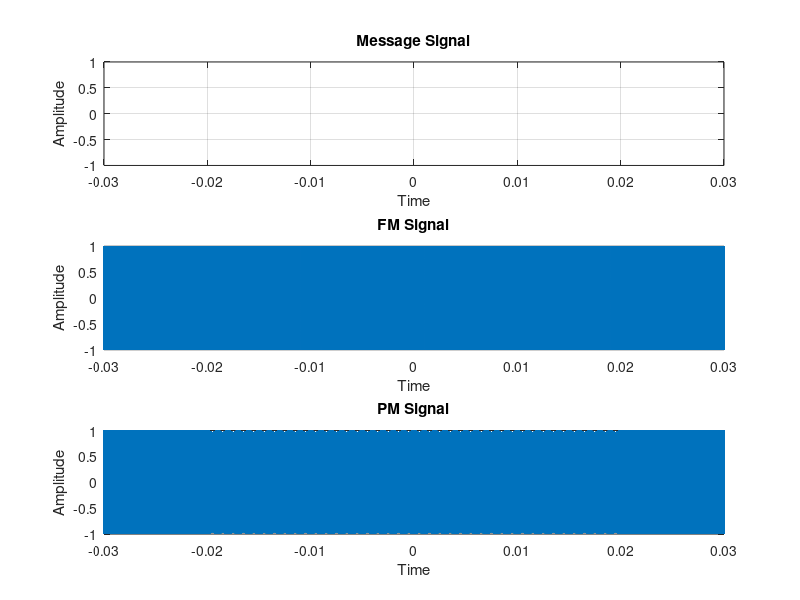

Here is the MATLAB script that generated this plot: (Note: this script raises an error after producing the figure.)
clear variables

fs = 10^7; %saampling rate i've chosen
t = -0.03 : 1/fs: 0.03; %time range for discretization

fc = 10^6; %carrier wave frequency

%creating the message signal and carrier signal
triangle1 = zeros(size(t));
triangle2 = zeros(size(t));

triangle1((-1 <= ((t+0.01)/0.01)) & (((t+0.01)/0.01) <= 1)) = (1-abs(((t((-1 <= ((t+0.01)/0.01)) & (((t+0.01)/0.01) <= 1))+0.01)/0.01)));
triangle2((-1 <= ((t-0.01)/0.01)) & (((t-0.01)/0.01) <= 1)) = (1-abs(((t((-1 <= ((t-0.01)/0.01)) & (((t-0.01)/0.01) <= 1))-0.01)/0.01)));

msg_signal = triangle1 - triangle2;
carrier_signal = (cos(2*pi*fc*t));

% FM and PM Modulation
kf = 1;
phase_deviation_fm = 2*pi*kf*cumsum(msg_signal);
fm_sig = cos(2*pi*fc*t + phase_deviation_fm);

kp=1;
phase_deviation_pm = 2*pi*kp*msg_signal;
pm_sig = cos(2*pi*fc*t + phase_deviation_pm);

figure(8);

subplot(3,1,1);
plot(t, msg_signal);
xlabel('Time');
ylabel('Amplitude');
title('Message Signal');
grid on;

subplot(3,1,2);
plot(t, fm_sig);
xlabel('Time');
ylabel('Amplitude');
title('FM Signal');
grid on;

subplot(3,1,3);
plot(t, pm_sig);
xlabel('Time');
ylabel('Amplitude');
title('PM Signal');
grid on;
sgtitle('Modulation: FM and PM');

%demodulation:
fm_demod = abs(hilbert(fm_sig));
pm_demod = abs(hilbert(pm_sig));

figure(9);

subplot(3,1,1);
plot(t, msg_signal);
xlabel('Time');
ylabel('Amplitude');
title('Message Signal');
grid on;

subplot(3,1,2);
plot(t, fm_demod);
xlabel('Time');
ylabel('Amplitude');
title('Demodulated FM Signal');
grid on;

subplot(3,1,3);
plot(t, pm_demod);
xlabel('Time');
ylabel('Amplitude');
title('Demodulated PM Signal');
grid on;
sgtitle('Demodulation: FM and PM');

%spectras;

msg_spectrum = fftshift(fft(msg_signal));
fm_spectrum = fftshift(fft(fm_sig));
pm_spectrum = fftshift(fft(pm_sig));
freq = linspace(-fs/2, fs/2, length(t));

% Plotting
figure(10);

subplot(3,1,1);
plot(freq, abs(msg_spectrum));
xlabel('Frequency (Hz)');
ylabel('Magnitude');
title('Message Signal Spectrum');
grid on;

subplot(3,1,2);
plot(freq, abs(fm_spectrum));
xlabel('Frequency (Hz)');
ylabel('Magnitude');
title('FM Signal Spectrum');
grid on;

subplot(3,1,3);
plot(freq, abs(pm_spectrum));
xlabel('Frequency (Hz)');
ylabel('Magnitude');
title('PM Signal Spectrum');
grid on;

sgtitle('Frequency Spectra of Message, PM and AM Signals');


